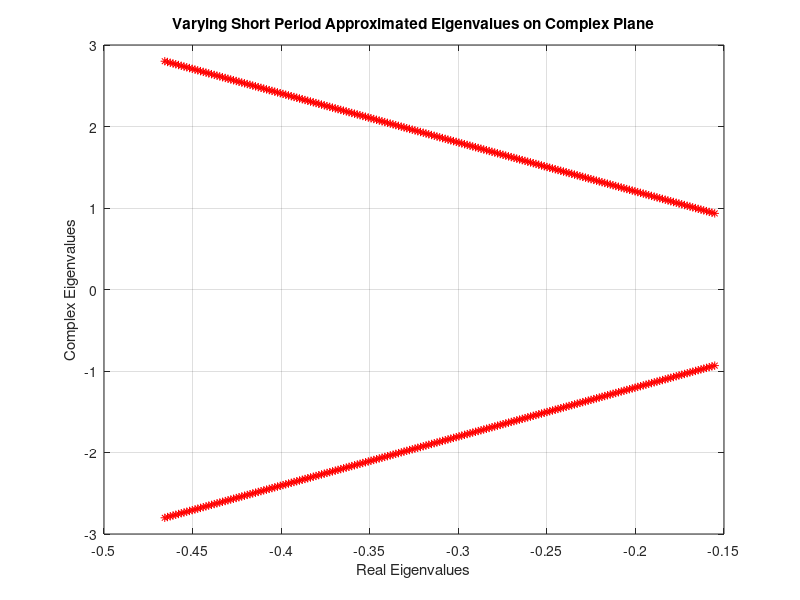

Recreate this plot in MATLAB. (Note: this script raises an error after producing the figure.)
%% ASEN 3128 - Assignment 08 - Main
% Dimensional Derivatives / B747-100 dynamics
%
%   Author: Margaux McFarland
%   Collaborators: 
%   Date: 10/31/19
   
close all; clear all; clc;

%% givens for B747-100 case II
zeta = deg2rad(-6.8); %radians, angle from stability frame
W = 2831737.87; %N, weight
g = 9.81; %N, gravity
m = W/g; %kg, mass
theta_0 = 0; %radians, trim elevation
V_e = 157.886; %m/s, airspeed
u0 = V_e; %m/s, x-component is the same as airspeed in stability frame
%moment of inertias
Ix = 2.47e7; %kg*m^2
Iy = 4.49e7;
Iz = 6.74e7;
Izx = 1.32e6;
cd = 0.04; %coefficient of drag
S = 510.9667; %planform area, m^2
c = 8.3241; %chord length, m
rho = 0.6531; %air density, kg/m^3 (std atmosphere 20,000 ft


%body frame stability derivatives
Xu = -712.9;
Xw = 22571.14;
Xq = 0;
Xwdot = 0;
Xdeltae = 3.994*10^4;

Zu = -19592.797;
Zw = -124988.03;
Zq = -1.263*10^5;
Zwdot = 4531.747 ;
Zdeltae = -3.341*10^5;

Mu = 36646.48;
Mw = -252213.39;
Mq = -1.394*10^7;
Mwdot = -18547.34;
Mdeltae = -3.608*10^7;

%stability frame stability derivatives
Xu_s = Xu * cos(zeta)^2 - ((Xw + Zu) * sin(zeta) * cos(zeta))...
    + (Zw * sin(zeta)^2);
Xw_s = Xw * cos(zeta)^2 + ((Xu - Zw) * sin(zeta) * cos(zeta))...
    - Zu * sin(zeta)^2;
Xq_s = Xq * cos(zeta) - (Zq * sin(zeta));
Xwdot_s = -Zwdot * sin(zeta) * cos(zeta);

Zu_s = Zu * cos(zeta)^2 - ((Zw - Xu) * sin(zeta) * cos(zeta))...
    - (Xw * sin(zeta)^2);
Zw_s = Zw*(cos(zeta))^2 + ((Zu + Xw)*sin(zeta)*cos(zeta)) + (Xu*(sin(zeta))^2);
Zq_s = Zq*cos(zeta) + (Xq*sin(zeta));
Zwdot_s =Zwdot*(cos(zeta))^2;

Mu_s = Mu*cos(zeta) - (Mw*sin(zeta));
Mw_s = Mw*cos(zeta) + (Mu*sin(zeta));
Mq_s = Mq;
Mwdot_s = Mwdot*cos(zeta);

%% calculate A matrix
A11 = Xu_s/m;
A12 = Xw_s/m;
A13 = 0;
A14 = -g*cos(theta_0);
A21 = Zu_s/(m-Zwdot_s);
A22 = Zw_s/(m-Zwdot_s);
A23 = (Zq_s + (m*u0))/(m-Zwdot_s);
A24 = (-m*g*sin(theta_0))/(m-Zwdot_s);
A31 = (1/Iy)*(Mu_s + ((Mwdot_s*Zu_s)/(m-Zwdot_s)));
A32 = (1/Iy)*(Mw_s + ((Mwdot_s*Zw_s)/(m-Zwdot_s)));
A33 = (1/Iy)*(Mq_s + ((Mwdot_s*(Zq_s + (m*u0)))/(m-Zwdot_s)));
A34 = -(Mwdot_s*m*g*sin(theta_0))/(Iy*(m-Zwdot_s));
A41 = 0;
A42 = 0;
A43 = 1;
A44 = 0;

%A matrix
A = [A11 A12 A13 A14;...
    A21 A22 A23 A24;...
    A31 A32 A33 A34;...
    A41 A42 A43 A44];
%eigenvectors and eigenvalues of A matrix    
[V, D] = eig(A)

%% Problem 1
%short period approx - original
A_short = [Mq_s/Iy (u0*Mw_s)/Iy ; 1 0];
eig_short = eig(A_short);

%calculate natural frequency and damping ratio
wn_short = sqrt(real(eig_short(1))^2 + imag(eig_short(1))^2); %rad/s
damp_ratio_short = -real(eig_short(1))/wn_short

%short period approx - quadrouple Mq and double Mw for doubling l_t
A_short_lt = [4*Mq_s/Iy (u0*2*Mw_s)/Iy ; 1 0];
eig_short_lt = eig(A_short_lt);

%calculate natural frequency and damping ratio
wn_short_lt = sqrt(real(eig_short_lt(1))^2 + imag(eig_short_lt(1))^2); %rad/s
damp_ratio_short_lt = -real(eig_short_lt(1))/wn_short_lt

%short period approx - double Mq and double Mw for doubling S_t
A_short_St = [2*Mq_s/Iy (u0*2*Mw_s)/Iy ; 1 0];
eig_short_St = eig(A_short_St);

%calculate natural frequency and damping ratio
wn_short_St = sqrt(real(eig_short_St(1))^2 + imag(eig_short_St(1))^2); %rad/s
damp_ratio_short_St = -real(eig_short_St(1))/wn_short_St

%% Problem 2

%non-dimensional control derivaties for elevator
C_xe = -3.818e-6;
C_ze = -0.3648;
C_me = -1.444;

%dimensionalize control derivatives
Xe = C_xe*(0.5)*rho*u0^2*S;
Ze = C_ze*(0.5)*rho*u0^2*S;
Me = C_me*(0.5)*rho*u0^2*S*c;

%B matrix
B = [Xe/m; Ze/(m-Zwdot_s);((Me/Iy)-((Mwdot_s*Ze)/(Iy*(m-Zwdot_s)))); 0];

%% Problem 3 - a

%calculate eigenvalue
eig_approx = Mq_s/(2*Iy) + sqrt(Mq_s^2 + 4*Iy*u0*Mw_s)/(2*Iy);

%calculate natural frequency
wn = sqrt(real(eig_approx)^2 + imag(eig_approx)^2); %rad/s
%calculate damping ratio
damp_ratio = -real(eig_approx)/wn;

%variable scale factor
ks = 1:0.01:3;

%short period approx - increasing pitch stiffness, but constant damper(Mq)
for i = 1:length(ks)
    % get gain values (K1 and K2) for each ks
    K1(i) = (Iy/Me)*(ks(i)*2*damp_ratio*wn +  (Mq_s/Iy));
    K2(i) = (Iy/Me)*(ks(i)^2*wn^2 +  ((u0*Mw_s)/Iy));
    %A matrix with controls
    mat = [(Mq_s/Iy)-(K1(i)*Me/Iy) (u0*Mw_s/Iy)-(K2(i)*Me/Iy); 1 0];
    %calculate eigenvalues
    eigvals = eig(mat);
    real_1(i) = real(eigvals(1)); %real part
    imag_1(i) = imag(eigvals(1)); %imaginary part
    imag_2(i) = imag(eigvals(2)); %imaginary part
   
end

%plot on complex plane
figure(1)
plot(real_1,imag_1,'*r');
hold on
plot(real_1,imag_2,'*r');
grid on
title('Varying Short Period Approximated Eigenvalues on Complex Plane');
xlabel('Real Eigenvalues');
ylabel('Complex Eigenvalues');
yline(0,'--');
xline(0,'--');
xlim([-0.6 0.4])

%% Problem 3 - b
%full longitudinal dynamics 

%loop through gains
for i = 1:length(K1)
    %K matrix
    K = [0 0 K1(i) K2(i)];
    eig_full(:,i) = eig(A-B*K); %4 eigenvalues (2 short period/2 phugoid)

end
%plot
figure(2)
plot(real(eig_full(1,:)),imag(eig_full(1,:)), '*r');
hold on
plot(real(eig_full(2,:)),imag(eig_full(2,:)), '*r');
hold on
plot(real(eig_full(3,:)),imag(eig_full(3,:)), '*r');
hold on
plot(real(eig_full(4,:)),imag(eig_full(4,:)), '*r');
title('Complex Plane');
grid on
xlabel('Real Eigenvalues');
ylabel('Complex Eigenvalues');
yline(0,'--');
xline(0,'--');
xlim([-0.6 0.4])

%% part c
%simulate closed loop behavior

%case 1- ks = 1
index = find(ks == 1, 1);

%state_vec = [x; y; z; phi; theta; xi; u; v; w; p; q; r];
    initials = [0 0 0 0 0.1 0 0 0 0 0 0 0];
    t_span = [0 50]; %seconds
    [t, state_vec] = ode45(@(t,state_vec) g_fun(t,state_vec, A, B, K1(index), K2(index)),t_span,initials);
 %plot
 figure(3)
sgtitle('Case 1: ks = 1, B747-100');

%label and title strings for each state
    ylabel_str = ["x (m)", "y (m)", "z (m)", "bank (rad)","elevation (rad)",...
        "azimuth (rad)", "u (m/s)", "v (m/s)","w (m/s)","roll rate (rad/s)",...
        "pitch rate (rad/s)", "yaw rate (rad/s)"];
        
    title_str = ["x vs t", "y vs t", "z vs t", "bank vs t", "elevation vs t",...
        "azimuth vs t","u vs t", "v vs t", "w vs t", "p vs t", "q vs t", "r vs t"];

    for j = 1:12 %loop through number of states and plot each
        subplot(3, 4, j);
        plot(t, state_vec(:,j));
        xlabel('Time (s)');
        ylabel(ylabel_str(:,j));
        title(title_str(:,j));
        grid on
        hold all;
    end
   
    
 %case 1- ks = 1
index = find(ks == 2, 1);

%state_vec = [x; y; z; phi; theta; xi; u; v; w; p; q; r];
    initials = [0 0 0 0 0.1 0 0 0 0 0 0 0];
    t_span = [0 50]; %seconds
    [t, state_vec] = ode45(@(t,state_vec) g_fun(t,state_vec, A, B, K1(index), K2(index)),t_span,initials);
 %plot
 figure(4)
sgtitle('Case 2: ks = 2, B747-100');

    for j = 1:12 %loop through number of states and plot each
        subplot(3, 4, j);
        plot(t, state_vec(:,j));
        xlabel('Time (s)');
        ylabel(ylabel_str(:,j));
        title(title_str(:,j));
        grid on
        hold all;
    end
    
 %% Functions Called
% The following functions were built and called as apart of this
% assignment.
%
% <include>g_fun.m</include>
%